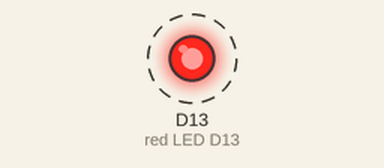
This program was run on a simulated Circuit Playground running CircuitPython. Shown: output pins drawn as LEDs (lit = HIGH). Dashed ring = blinking.

Above: at 0.2 s.
Timing chart, 0 to 3.0 s (numbered marks = the images above):
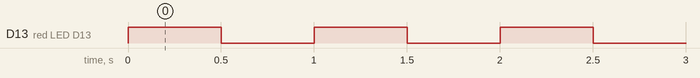

Measured:
- by itself, D13 (red LED D13): alternates HIGH for 0.50 s and LOW for 0.50 s

The program:

code.py
```python
# We'll turn on/off the led in an infinite loop, using time.sleep to wait a bit every time.
# https://learn.adafruit.com/circuitpython-made-easy-on-circuit-playground-express/red-led

import time
from adafruit_circuitplayground import cp

while True:
    cp.red_led = True
    time.sleep(0.5)
    cp.red_led = False
    time.sleep(0.5)
```
